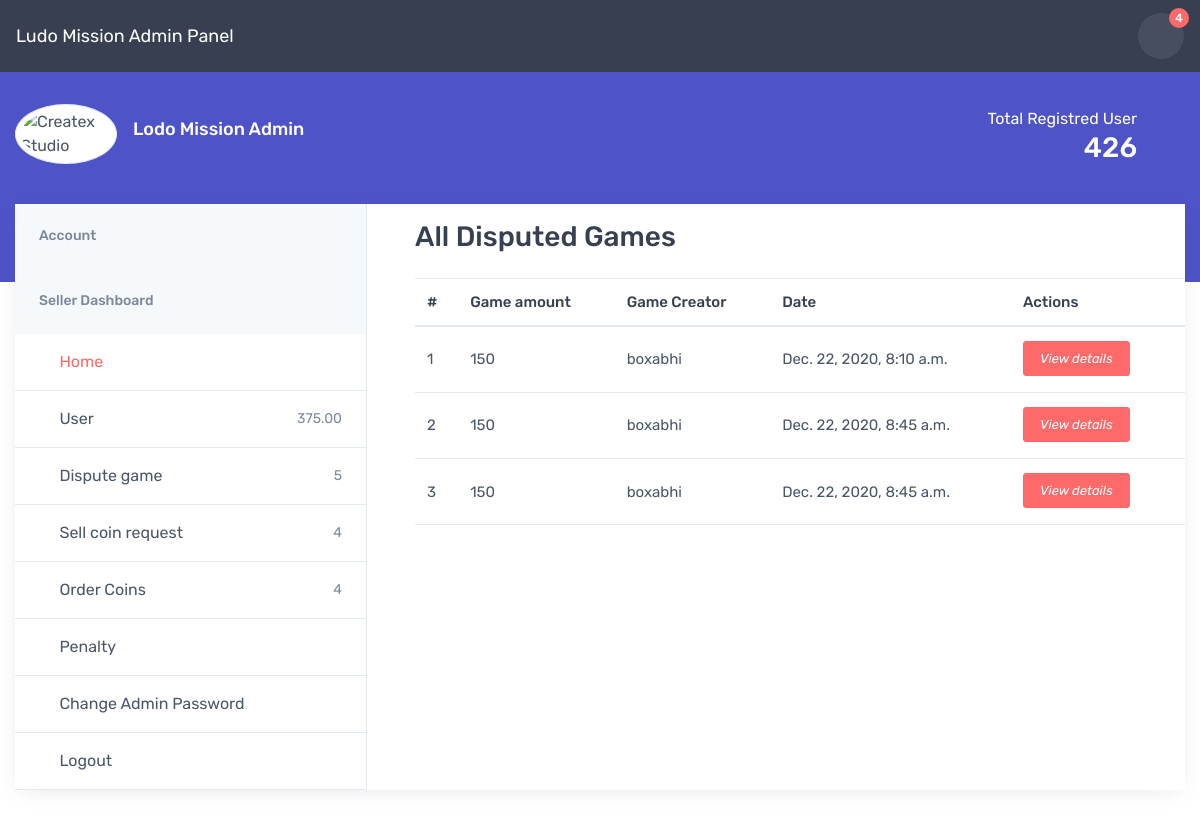
Page /paneladmin/disputes/ on the earlier database version.
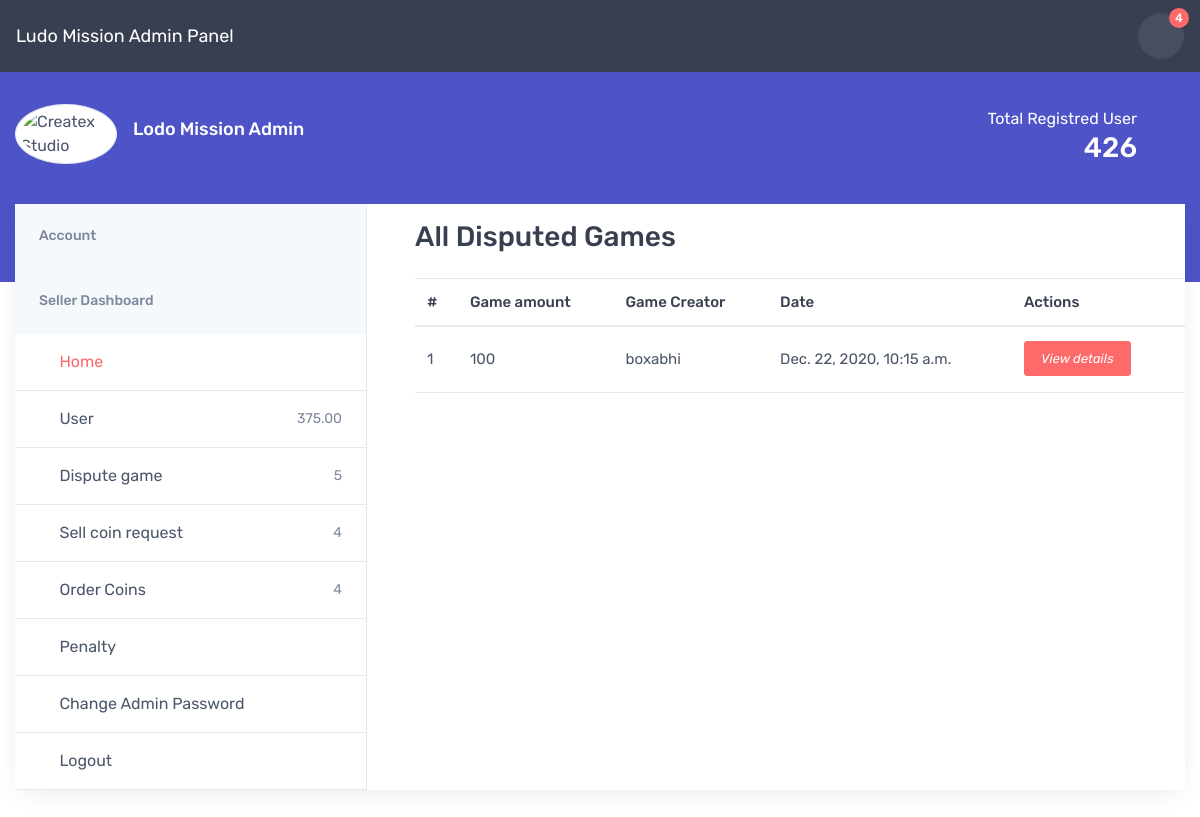
Same page on the later database version.
### game/models.py (models this page shows, shortened)
class DisputedGame(models.Model):
    game = models.ForeignKey(Game  , on_delete=models.CASCADE)
    winner = models.ForeignKey(User , on_delete=models.CASCADE , blank=True , null=True)
    is_reviewed = models.BooleanField(default=False)

class Game(models.Model):
    game_creater = models.ForeignKey(User, on_delete=models.CASCADE)
    coins = models.IntegerField(default=0)
    room_id = models.CharField(max_length=100)
    player_one = models.CharField(max_length=10 ,blank=True , null=True)
    player_two = models.CharField(max_length=10 , blank=True , null=True)
    requested_players = models.CharField(max_length=500 , default=',')
    is_over = models.BooleanField(default=False)
    state = models.IntegerField(default=0)
    created_at = models.DateTimeField(auto_now_add=True)
    result_by_player_one = models.ForeignKey(User, related_name='result_by_player_one', on_delete=models.CASCADE , blank=True , null=True)
    result_by_player_two = models.ForeignKey(User, related_name='result_by_player_two' ,on_delete=models.CASCADE , blank=True , null=True)
    room_code = models.CharField(max_length=100 , blank=True , null=True)

### adminpanel/views.py (the view)
# urls.py: path('disputes/' , disputesgame , name="disputegame"),
def disputesgame(request):
    objects = DisputedGame.objects.all()
    paginator  = Paginator(objects, 20)
    page  = request.GET.get('page' , 1)
    try:
        page_obj = paginator.page(page)
    except PageNotAnInteger:
        page_obj = paginator.page(1)
    except EmptyPage:
        page_obj= paginator.page(paginator.num_pages)
    context = {'page_obj': page_obj}
    return render(request, 'admin_panel/disputeslist.html'  , context)

### templates/admin_panel/disputeslist.html
{% extends "admin_panel/base.html" %}
{% block start %}
      <section class="col-lg-8">
          <h3 class="mt-3">All Disputed Games</h3>
          <div class="table-responsive font-size-md mt-4">
            <table class="table table-hover mb-0">
              <thead>
                <tr>
                <th> #</th>
                  <th>Game amount</th>
                  <th>Game Creator</th>
                  <th> Date</th>
                  <th>Actions</th>
                </tr>
              </thead>
              <tbody>
                {% for disputed in page_obj %}
                <tr>
                 <td class="py-3 align-middle">{{forloop.counter}}</td>
                 <td class="py-3 align-middle">{{disputed.game.coins}}</td>
                  <td class="py-3 align-middle">{{disputed.game.game_creater.username}}</td>
                  <td class="py-3 align-middle">{{disputed.game.created_at}}</td>
                  <td class="py-3 align-middle">
                    <a class="nav-link-style mr-2" href="{% url 'view_disputes' disputed.id %}" data-toggle="tooltip" title="View details"><i class="btn btn-primary btn-sm">View details</i></td>
                </tr>
                  {% endfor %}
              </tbody>
            </table>
          </div>
          <hr class="pb-4">
        </section>
{% endblock %}

Differences in the rows shown:
removed DisputedGame: game.coins "150", game.game_creater.username "boxabhi", game.created_at "Dec. 22, 2020, 8:10 a.m."
removed DisputedGame: game.coins "150", game.game_creater.username "boxabhi", game.created_at "Dec. 22, 2020, 8:45 a.m."
removed DisputedGame: game.coins "150", game.game_creater.username "boxabhi", game.created_at "Dec. 22, 2020, 8:45 a.m."
added DisputedGame: game.coins "100", game.game_creater.username "boxabhi", game.created_at "Dec. 22, 2020, 10:15 a.m."
